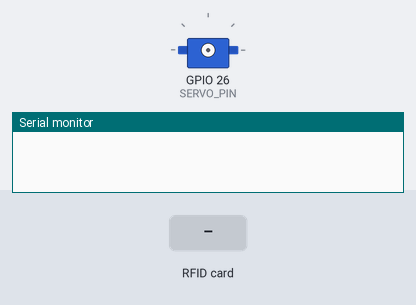
The sketch below on a simulated ESP32. Shown: servo, the last lines printed to the serial monitor. Wiring (inferred from the names in the program): servo: signal GPIO 26. The inputs (shaded band) are chosen by the test bench. Servo pulses on a pin are drawn as a servo (544–2400 µs = 0–180°).

Above: at 1.2 s.
1.3 s: RFID card 5E 7A 19 C4 held to the reader
At 12.0 s:
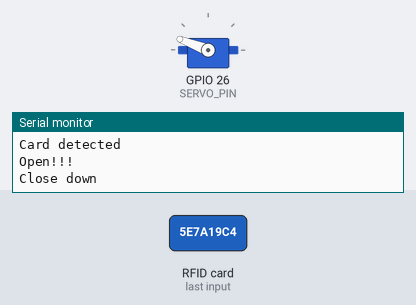
Timing chart, 0 to 12.9 s (numbered marks = the images above; inputs shaded):
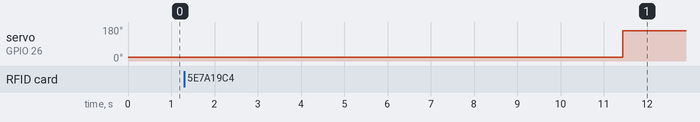

The sketch:

m.ino
```cpp
#include <SPI.h>
#include <MFRC522.h>

#define RST_PIN     0    // Define GPIO 0 for RC522 reset pin
#define SS_PIN      5    // Define GPIO 5 for RC522 SS (Slave Select) pin
#define SERVO_PIN   26   // Define GPIO 26 for servo control pin

MFRC522 mfrc522(SS_PIN, RST_PIN);  // Create MFRC522 instance

void setup() {
  Serial.begin(115200);         // Initialize serial communication
  SPI.begin();                  // Initialize SPI bus
  mfrc522.PCD_Init();           // Initialize MFRC522
  pinMode(26, OUTPUT);
}

void loop() {
  if (mfrc522.PICC_IsNewCardPresent() && mfrc522.PICC_ReadCardSerial()) {
    Serial.println("Card detected");
    Serial.println("Open!!!");
    for (int i = 0; i < 6; i++) { // Perform servo action 5 times
      // Rotate servo to 90 degrees
      digitalWrite(26, HIGH);
      delayMicroseconds(758);
      digitalWrite(26, LOW);
      delayMicroseconds(19500);

    }
    delayMicroseconds(1500);
    delay(10000);

    Serial.println("Close down");
    for (int i = 0; i < 6; i++) {
      // Rotate servo to 0 degrees (close position)
      digitalWrite(26, HIGH);
      delayMicroseconds(2180);
      digitalWrite(26, LOW);
      delayMicroseconds(19500);


    }
    }
  }
```

Measured:
- after the input at 1.3 s, servo on GPIO 26 (SERVO_PIN): 21° → 159° after 10.1 s
